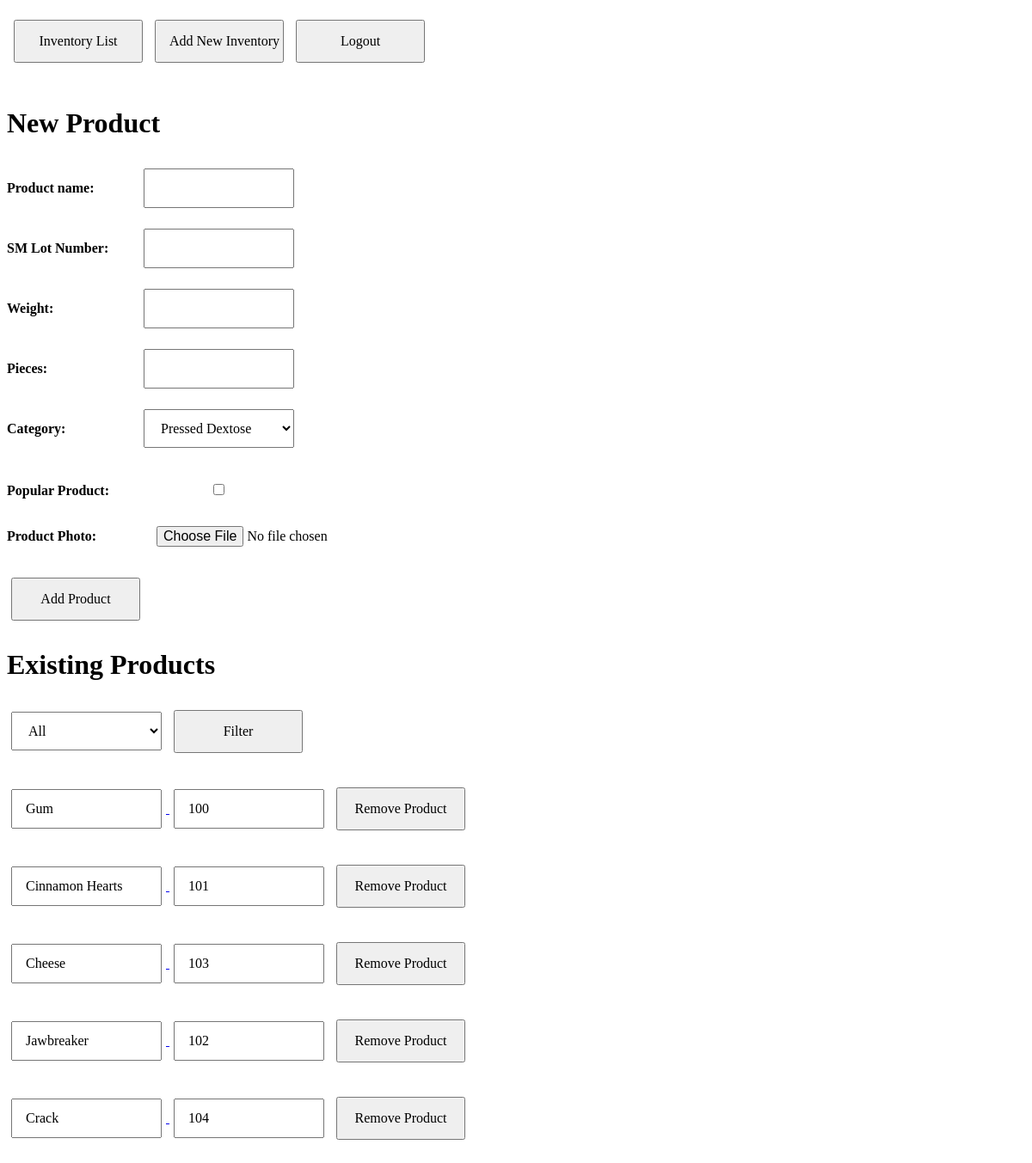
/tracker/add_product/ (signed in), run on an earlier commit of the app's database.
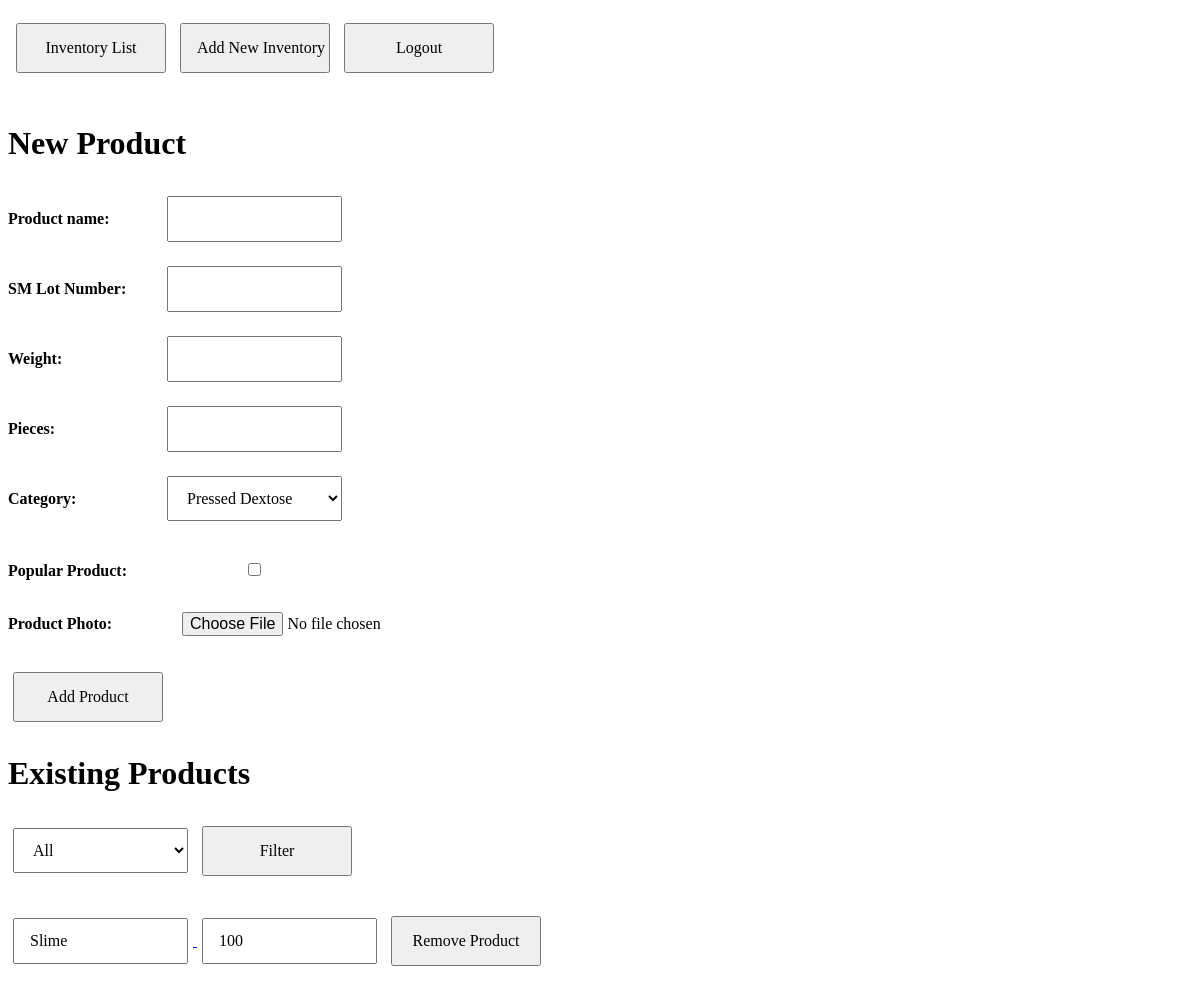
And on a later commit of the database.
### tracker/models.py (models this page shows, shortened)
class Product(models.Model):
    DEXTROSE = 'dex'
    GUM = 'gum'
    PANNED_SUGAR = 'psg'
    JAWBREAKER = 'jaw'
    CATEGORIES = (
                  (DEXTROSE, 'Pressed Dextrose'),
                  (GUM, 'Bubble Gum'),
                  (PANNED_SUGAR, 'Panned Sugar'),
                  (JAWBREAKER, 'Jawbreaker'),)
    product_name = models.CharField(max_length=200)
    sm_lot_number = models.CharField(max_length=200)
    weight = models.DecimalField(max_digits=6, decimal_places=2)
    pieces = models.IntegerField()
    category = models.CharField(max_length=3,choices=CATEGORIES,default=DEXTROSE)
    popular = models.CharField(max_length=3,default='No')
    photo = models.FileField(upload_to=get_image_path, blank=True, null=True)

### tracker/views.py (the view)
@login_required
def add_product(request):
    categories = getCategories()
    products = Product.objects.all()
    filter = ''
    if request.method == 'POST':
        filter = str(request.POST['filtcategory'])
        if filter != '':
            products = products.filter(category=filter)
    return render(request, 'tracker/add_product.html', {'product_list': products, 'categories': categories, 'filter': filter,})

### tracker/views.py (called while the page is built)
def getCategories():
    categories = {'dex':'Pressed Dextose', 'gum':'Bubble Gum', 'psg':'Panned Sugar', 'jaw':'Jawbreaker'}
    return categories

### tracker/templates/tracker/add_product.html (shortened to what this page needs)
{% load staticfiles %}
<link rel="stylesheet" href="{% static 'tracker/css/style.css' %}">
<table class="menu">
    <tr>
        <td class="menu">
            <form action="{% url 'tracker:index' %}">
                <input type="submit" value="Inventory List">
            </form>
        </td>
        <td class="menu">
            <form action="{% url 'tracker:add_inventory' %}">
                <input type="submit" value="Add New Inventory">
            </form>
        </td>
        <td class="menu">
            <form action="{% url 'tracker:log_out' %}">
                <input type="submit" value="Logout">
             </form>
        </td>
    </tr>
</table>
<h1>New Product</h1>
<form action="{% url 'tracker:new_product' %}" enctype="multipart/form-data" method="post">
    <label for="product_name" class="form">Product name:</label>
    <input type="text" name="product_name" id="product_name" /><br />
    <label for="sm_lot_number" class="form">SM Lot Number:</label>
    <input type="text" name="sm_lot_number" id="sm_lot_number" /><br />
    <label for="weight" class="form">Weight:</label>
    <input type="text" name="weight" id="weight" /><br />
    <label for="pieces" class="form">Pieces:</label>
    <input type="text" name="pieces" id="pieces" /><br />
    <label for="category" class="form">Category:</label>
    <select name="category" id="category">
    {% for key, value in categories.items %}
        <option value="{{ key }}">{{ value }}</option>
    {% endfor %}
    </select><br /><br />
    <label for="popular" class="form">Popular Product:</label>
    <input type="checkbox" name="popular" id="popular" value="Yes" /><br />
    <label for="photo" class="form">Product Photo:</label>
    <input type="file" name="photo" id="photo" accept="image/gif, image/jpeg, image/png" /><br />
    <input type="submit" value="Add Product" />
</form>
<h1>Existing Products</h1>
<form action="{% url 'tracker:add_product' %}" method="POST">
    <select name="filtcategory" id="filtcategory">
        <option value="" >All</option>
    </select>
    <input type="submit" value="Filter" />
</form>
{% for product in product_list %}
    <form action="{% url 'tracker:delete_product' %}" method="POST">
        <a href="{% url 'tracker:product_details' product.sm_lot_number %}">
            <input type="text" name="product_name" id="product_name" value="{{ product.product_name }}" readonly>
        </a>
        <input type="text" name="sm_lot_number" id="sm_lot_number" value="{{ product.sm_lot_number }}" readonly>
        <input type="submit" value="Remove Product" />
    </form>
{% endfor %}

### tracker/static/tracker/css/style.css (style rules this page uses)
label.form { display: inline-block; width: 150px; font-weight: bold; }
form, input { box-sizing: border-box; -moz-box-sizing: border-box; -webkit-box-sizing: border-box; }
input, select, text { font-family : inherit; font-size : 100%; display: inline-block; width: 175px; padding: 12px 15px; margin: 12px 5; box-sizing: border-box; }
input[type=file] { width: 300px; }
input[type=submit] { font-family : inherit; font-size : 100%; width: 150px; height: 50px; padding: 12px 15px; margin: 12px 5; }

What changed in the data, as far as the page shows it:
removed Product: product_name "Gum", sm_lot_number "100"
removed Product: product_name "Cinnamon Hearts", sm_lot_number "101"
removed Product: product_name "Cheese", sm_lot_number "103"
removed Product: product_name "Jawbreaker", sm_lot_number "102"
removed Product: product_name "Crack", sm_lot_number "104"
added Product: product_name "Slime", sm_lot_number "100"
